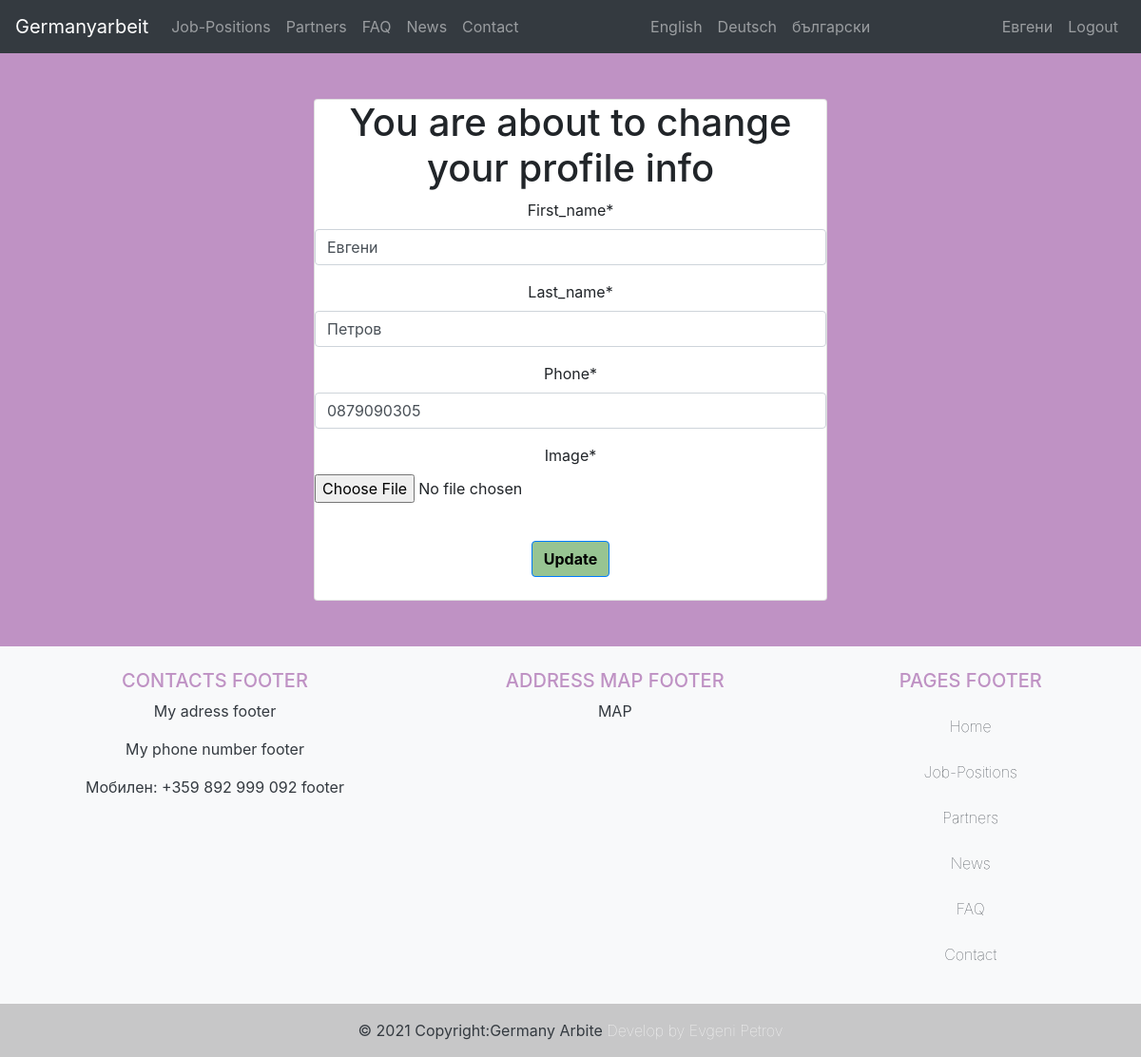
/en/accounts/profile/worker/1/ (signed in), run on the app's committed database.
### costumeuser/models.py (models this page shows, shortened)
class User(AbstractUser):
    is_worker = models.BooleanField(default=False)
    is_company = models.BooleanField(default=False)

class Worker(models.Model):
    user = models.OneToOneField(User, on_delete=models.CASCADE, primary_key=True, related_name="worker", verbose_name=_('worker'))
    image = models.ImageField(verbose_name=_('image'), default="default.jpeg", upload_to='profile_pics')
    first_name = models.CharField(verbose_name=_('first_name'), max_length=50)
    last_name = models.CharField(verbose_name=_('last_name'), max_length=50)
    phone = models.CharField(verbose_name=_('phone'), max_length=20)

### costumeuser/views.py (the view)
# urls.py: path("profile/worker/<int:user_id>/", views.worker_update, name="worker_profile_edit"),
@login_required
@worker_required
def worker_update(request, user_id):
    user = User.objects.get(pk=user_id)
    if request.method == "POST":
        form = ProfileWorkerEdit(request.POST, request.FILES)
        if form.is_valid():
            user.first_name = form.cleaned_data['first_name']
            user.last_name = form.cleaned_data['last_name']
            user.save()
            user.worker.first_name = form.cleaned_data['first_name']
            user.worker.last_name = form.cleaned_data['last_name']
            user.worker.phone = form.cleaned_data['phone']
            user.worker.image = form.cleaned_data['image']
            user.worker.save()
            return HttpResponseRedirect(reverse('profile'))
    else:
        default_data = {'first_name': user.first_name, 'last_name': user.last_name,
                        'phone': user.worker.phone, 'image': user.worker.image, }
        form = ProfileWorkerEdit(default_data)
    return render(request, 'account/worker_profile.html', {'form': form, 'user': user})

### costumeuser/forms.py
class ProfileWorkerEdit(ModelForm):
    class Meta:
        model = Worker
        fields =['first_name', 'last_name', 'phone', 'image',]

### templates/account/worker_profile.html (shortened to what this page needs)
{% extends "base.html" %}
{% load crispy_forms_tags %}
{% load static %}
{% load i18n %}
{% block content %}
<br>
<br>
<div class="container">
    <div class="row justify-content-center">
        <div class="col-sm-12 col-md-6 col-lg-6">
            <div class="card text-center">
                {% if user.is_authenticated %}
                    <h1>You are about to change your profile info</h2>
                    <form class="profile-worker" method="POST" enctype="multipart/form-data">
                            {{ form|crispy }}
                            <br>
                            <div class="button-wrapper submit">
                                <input class="btn btn-primary" type="submit" value="Update" />
                            </div>
                            <br>
                    </form>
                {% else %}
                    <h2>You have to be login to edit your profile info</h2>
                {% endif %}
            </div>
        </div>
    </div>
</div>
{% endblock content %}

### templates/nav.html (shortened to what this page needs)
{% load i18n %}
{% load static %}
<nav class="navbar navbar-expand-lg navbar-dark bg-dark">
  <a class="navbar-brand" href="{% url 'home' %}"><img/>Germanyarbeit</a>
  <div class="collapse navbar-collapse justify-content-between" id="navbarNav">
    <ul class="navbar-nav">
      <li class="nav-item">
        <a class="nav-link" href="{% url 'category_all' %}">{% trans "Job-Positions" %}</a>
      </li>
      <li class="nav-item">
        <a class="nav-link" href="{% url 'partners' %}">{% trans "Partners" %}</a>
      </li>
      <li class="nav-item">
        <a class="nav-link" href="{% url 'faq' %}">{% trans "FAQ" %}</a>
      </li>
      <li class="nav-item">
        <a class="nav-link" href="{% url 'news' %}">{% trans "News" %}</a>
      </li>
      <li class="nav-item">
        <a class="nav-link" href="{% url 'contact' %}">{% trans "Contact" %}</a>
      </li>
    </ul>
    <ul class="navbar-nav">
        {% get_available_languages as LANGUAGES %}
        {% get_language_info_list for LANGUAGES as languages %}
        {% for lang in languages %}
          <li class="nav-item">
            <a class="dropdown-item nav-link" href="/{{ lang.code }}/">{{ lang.name_local }}</a>
          </li>
        {% endfor %}
    </ul>
    <ul class="navbar-nav">
      {% if user.is_authenticated %}
        {% if user.is_worker %}
        <li class="nav-item">
            <a class="nav-link" href="{% url 'profile' %}">{{ user.worker.first_name }}</a>
        </li>
        {% elif user.is_company %}
        <li class="nav-item">
            <a class="nav-link" href="{% url 'profile' %}">{{ user.company.company_name }}</a>
        </li>
        {% endif %}
      <li class="nav-item">
        <a class="nav-link" href="{% url 'account_logout' %}">{% trans "Logout" %}</a>
      </li>
      {% endif %}
    </ul>
  </div>
</nav>

### static/css/main.css (style rules this page uses)
.body { background-color: #BF92C4; background-repeat: no-repeat; }
.btn { background-color: #97C492; font-weight: bold; color: black; }

### data on the page
User: worker.first_name "Евгени", first_name "Евгени", last_name "Петров"
Worker: phone "0879090305"

### other printed values
{{ lang.name_local }} "English" "Deutsch" "български"
